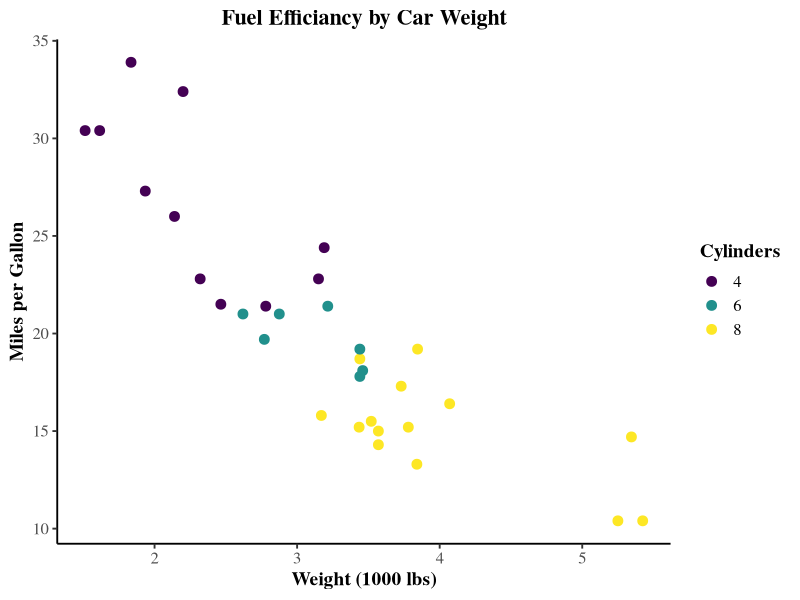

Write R code to recreate this figure.
# Styling plots for publications

library(ggplot2)
 install.packages("ggthemes")
library(ggthemes)
#install.packages("viridis")
library(viridis)

# Sample data loading
df = mtcars
df$cyl = as.factor(df$cyl)

# Styling plot
p = ggplot(df, aes(x = wt, y = mpg, color = cyl)) +
  geom_point(size = 3) +
  scale_color_viridis_d(name = "Cylinders") + 
  labs(
    title = "Fuel Efficiancy by Car Weight",
    x = "Weight (1000 lbs)",
    y = "Miles per Gallon"
  ) + 
  theme_classic(base_size = 14, base_family = "serif") +
  theme(plot.title = element_text(face = "bold", size = 16, hjust = 0.5),
        axis.title = element_text(face = "bold", size = 14),
        axis.text = element_text(size = 12),
        legend.position = "right",
        legend.title = element_text(face = "bold"),
        legend.text = element_text(size = 12)
  )

# Save the plot for publication
ggsave("publication_ggplot.png", p, width = 6, height = 4, dpi = 300)